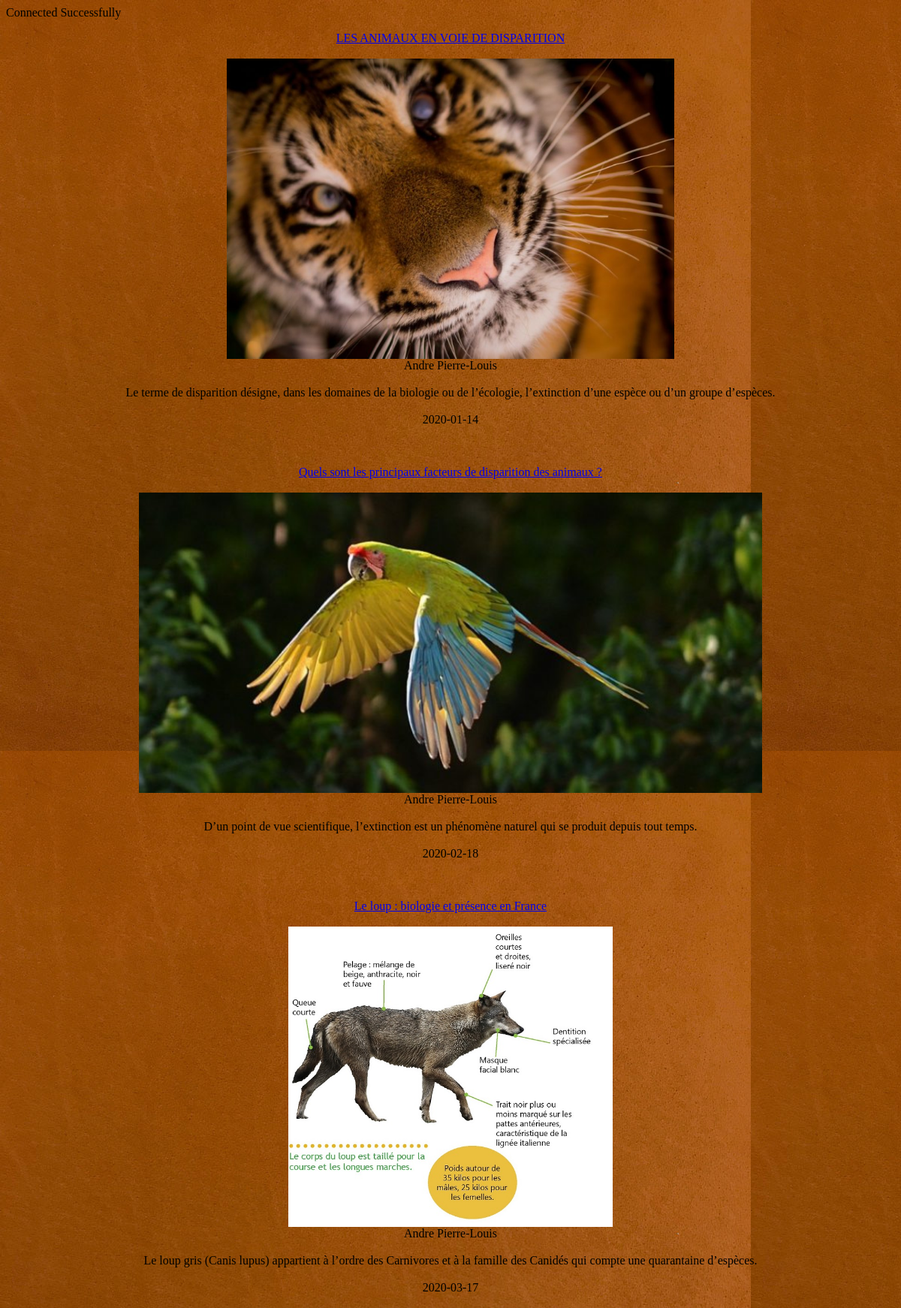
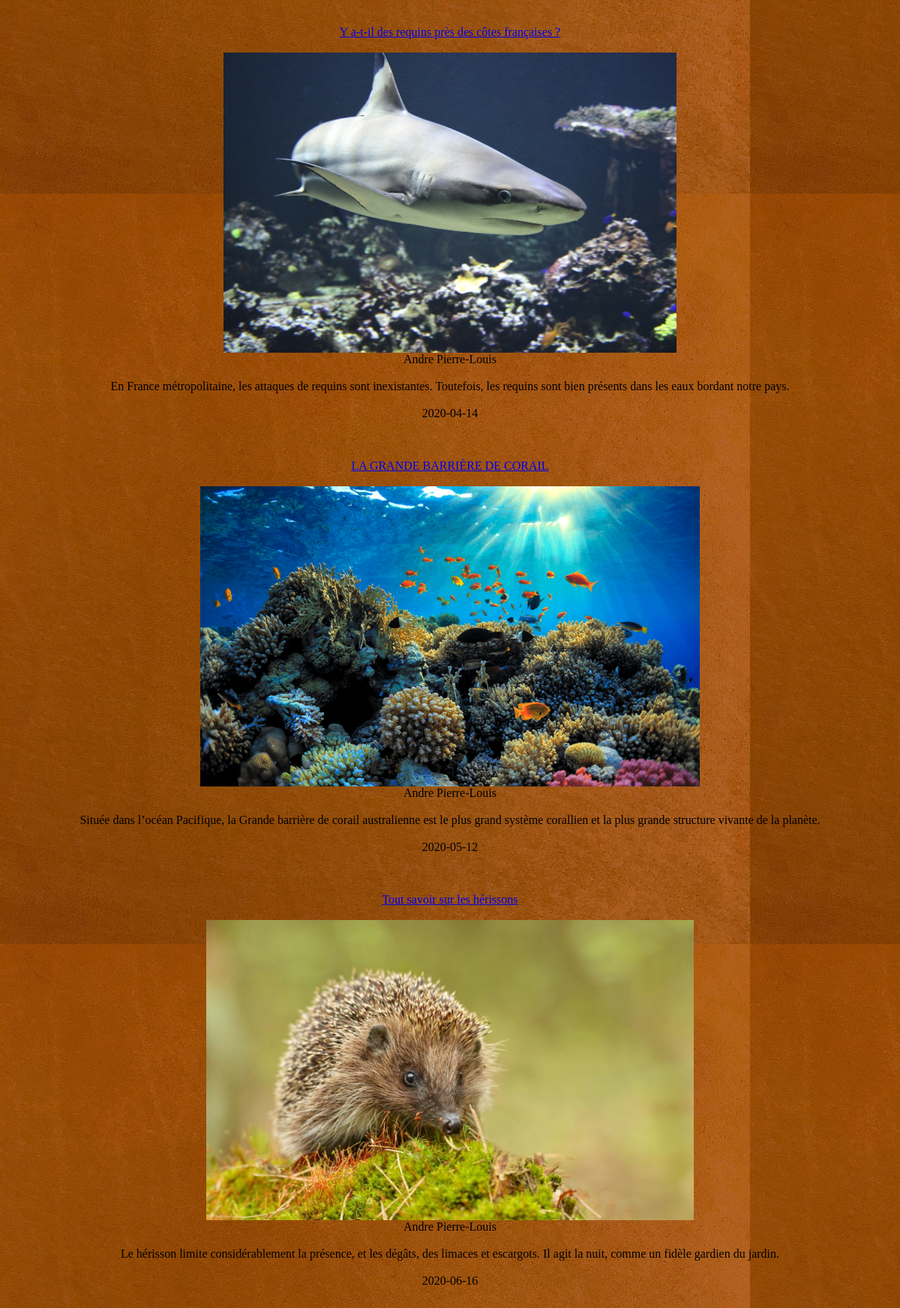
Page /front-office-articles.php on the committed database (2 pictures, top to bottom).
### tables this page shows
CREATE TABLE `articles` (
  `id` int(11) NOT NULL,
  `titre` text NOT NULL,
  `image` text NOT NULL,
  `date de publication` date NOT NULL,
  `auteur` text NOT NULL,
  `texte` text NOT NULL,
  `extrait` varchar(300) NOT NULL
);

### front-office-articles.php (the view, shortened to what this page needs)
<DOCTYPE html>
    <html lang="fr">
    <head>
        <link rel="stylesheet" href="mydevblog.css">
    </head>
<?php
      function connect_to_database(){
     $servername = 'localhost';
     $username = 'root';
     $password= '';
     $madatabase = 'mydevblog';
try {
    $pdo = new PDO("mysql:host=$servername;dbname=$madatabase",$username,$password);
    $pdo->setAttribute(PDO::ATTR_ERRMODE,PDO::ERRMODE_EXCEPTION);
    echo "Connected Successfully";
    return $pdo;
}
catch (PDOException $e){
    echo "connection failed : ".$e->getMessage();
}
}
$pdo= connect_to_database();
$users = $pdo->query("SELECT * FROM articles")->fetchAll();
foreach ($users as $user){
    echo ("<ul class='articles'>");
    echo "<a href = \"articles.php?articles=".$user['id']."\">". $user ['titre']."</a>";
    echo ("<br><br><image src='" . $user['image'] . "'height=400px >");
    echo ("<br>" .$user ['auteur']);
    echo ("<br><br>" .$user ['extrait']);
    echo ("<br><br>" .$user ['date de publication']. "<br><br><br>");
    echo ("</ul>");
}
?>

### mydevblog.css (style rules this page uses)
ul.articles { text-align: center; margin-right: 40px; }

### rows in the picture
articles: titre "LES ANIMAUX EN VOIE DE DISPARITION", image (picture), auteur "Andre Pierre-Louis", extrait "Le terme de disparition désigne, dans les domaines de la biologie ou de l’écologie, l’extinction d’une espèce ou d’un groupe d’espèces.", date de publication "2020-01-14"
articles: titre "Quels sont les principaux facteurs de disparition des animaux ?", image (picture), auteur "Andre Pierre-Louis", extrait "D’un point de vue scientifique, l’extinction est un phénomène naturel qui se produit depuis tout temps.", date de publication "2020-02-18"
articles: titre "Le loup : biologie et présence en France", image (picture), auteur "Andre Pierre-Louis", extrait "Le loup gris (Canis lupus) appartient à l’ordre des Carnivores et à la famille des Canidés qui compte une quarantaine d’espèces.", date de publication "2020-03-17"
articles: titre "Y a-t-il des requins près des côtes françaises ?", image (picture), auteur "Andre Pierre-Louis", extrait "En France métropolitaine, les attaques de requins sont inexistantes. Toutefois, les requins sont bien présents dans les eaux bordant notre pays.", date de publication "2020-04-14"
articles: titre "LA GRANDE BARRIÈRE DE CORAIL", image (picture), auteur "Andre Pierre-Louis", extrait "Située dans l’océan Pacifique, la Grande barrière de corail australienne est le plus grand système corallien et la plus grande structure vivante de la planète.", date de publication "2020-05-12"
articles: titre "Tout savoir sur les hérissons", image (picture), auteur "Andre Pierre-Louis", extrait "Le hérisson limite considérablement la présence, et les dégâts, des limaces et escargots. Il agit la nuit, comme un fidèle gardien du jardin.", date de publication "2020-06-16"
